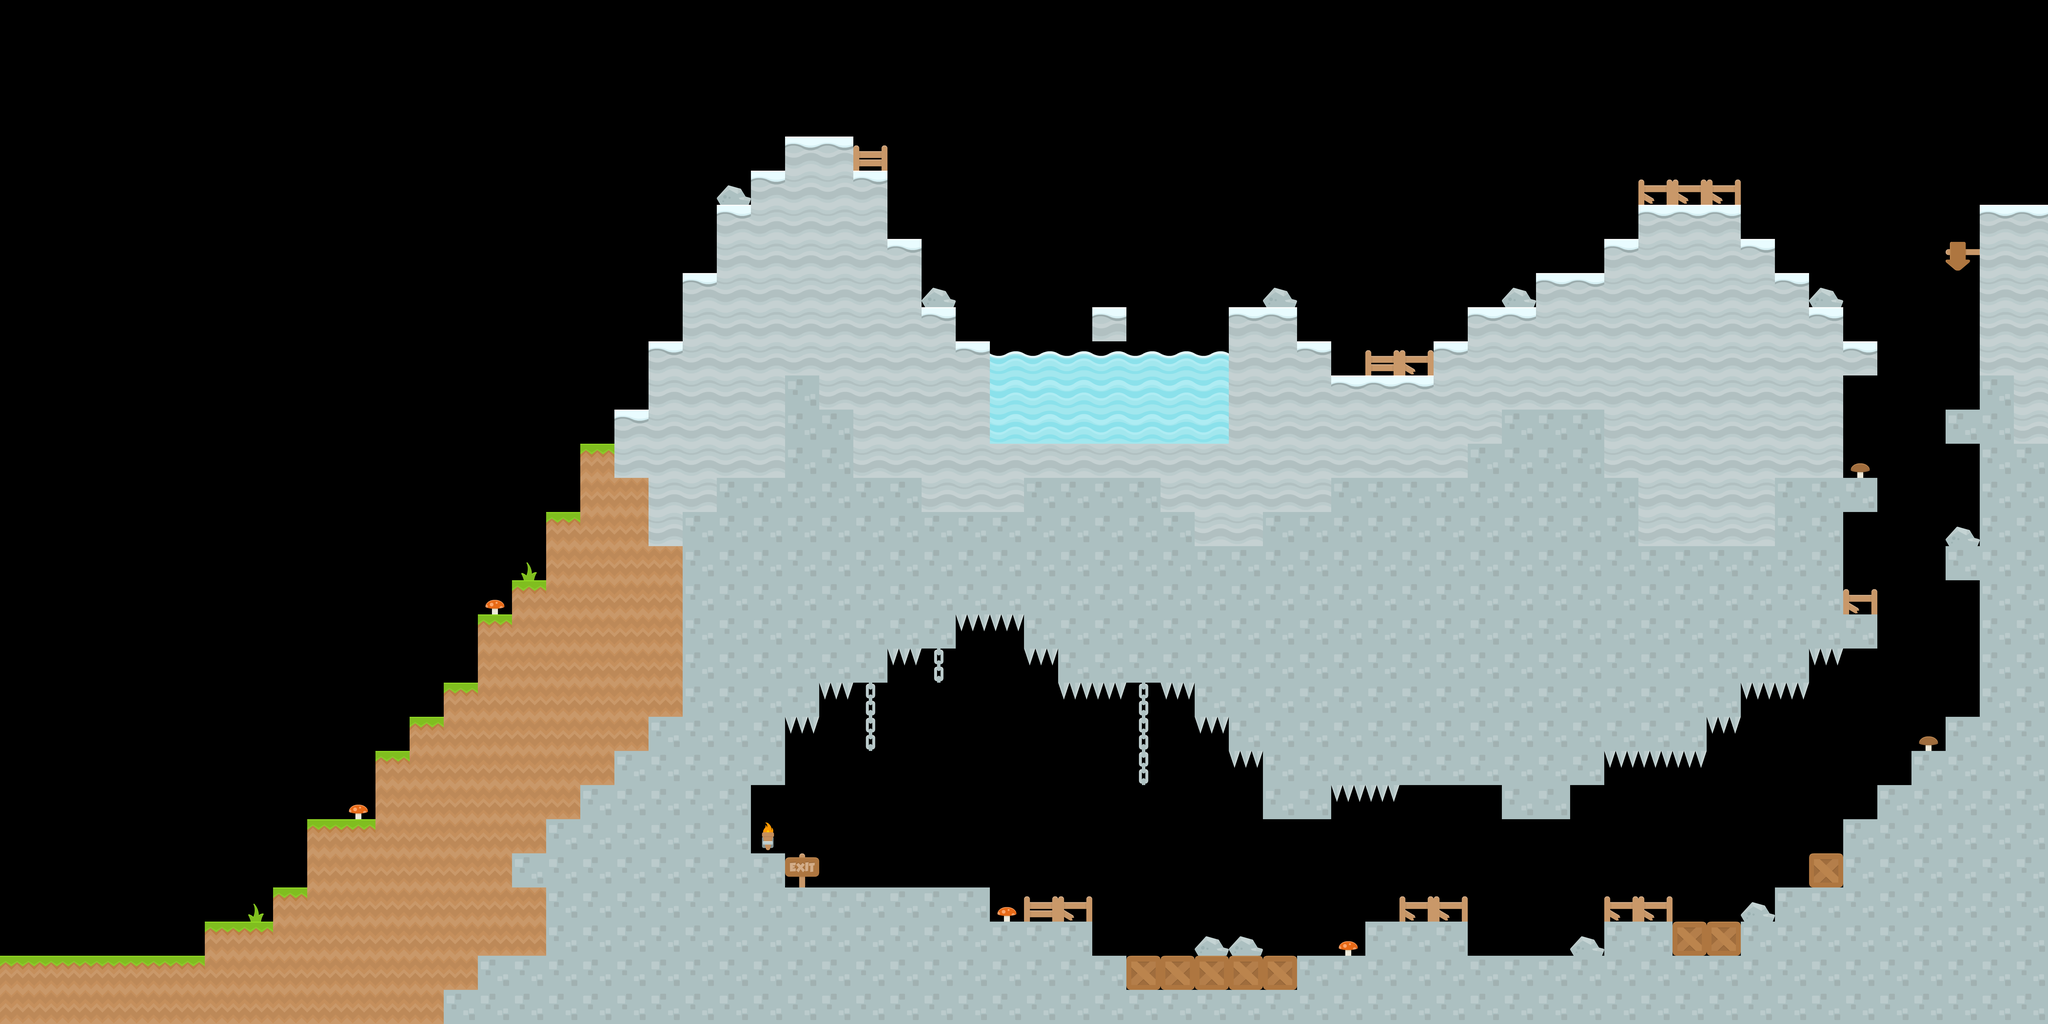

This is a level from a 2D game, rendered from its Tiled map with the project's own tilesets. A one-line summary and the map file follow, with tile-layer data summarised:
An orthogonal 60x30 tile map with 128x128 px tiles, 3 tile layers (enemies, ground, background), 4 tilesets and 10 objects.

<map version="1.9" tiledversion="1.9.0" orientation="orthogonal" renderorder="right-down" width="60" height="30" tilewidth="128" tileheight="128" infinite="0" nextlayerid="11" nextobjectid="28">
 <tileset firstgid="1" source="Tilesets/ground.tsx" />
 <tileset firstgid="129" source="Tilesets/interactives.tsx" />
 <tileset firstgid="257" source="Tilesets/alienBlue_front.tsx" />
 <tileset firstgid="258" source="Tilesets/MR-Logo.tsx" />
 <layer id="8" name="enemies" width="60" height="30">
  <data>[1800 cells, 41 non-empty, 3 distinct tile ids]</data>
 </layer>
 <layer id="1" name="ground" width="60" height="30">
  <data>[1800 cells, 772 non-empty, 6 distinct tile ids]</data>
 </layer>
 <layer id="2" name="background" width="60" height="30">
  <data>[1800 cells, 41 non-empty, 11 distinct tile ids]</data>
 </layer>
 <objectgroup id="4" name="coins">
  <object id="20" gid="264" x="896" y="3072" width="128" height="127" />
  <object id="21" gid="264" x="1664" y="2048" width="128" height="127" />
  <object id="22" gid="264" x="3005.7" y="324.606" width="128" height="127" />
  <object id="24" gid="264" x="4352" y="896" width="128" height="127" />
  <object id="25" gid="264" x="7168" y="896" width="128" height="127" />
  <object id="26" gid="264" x="6075.39" y="3121.58" width="128" height="127" />
 </objectgroup>
 <objectgroup id="9" name="portal_key">
  <object id="27" gid="36" x="2176" y="3840" width="128" height="128" />
 </objectgroup>
 <objectgroup id="10" name="exit" />
 <objectgroup id="5" name="wizzard">
  <object id="4" gid="257" x="3072" y="3328" width="131" height="188">
   <properties>
    <property name="ID" type="int" value="6" />
   </properties>
  </object>
 </objectgroup>
 <objectgroup id="6" name="info_boxes">
  <object id="3" gid="163" x="450.167" y="3584.42" width="290.667" height="188">
   <properties>
    <property name="ID" type="int" value="7" />
   </properties>
  </object>
 </objectgroup>
 <objectgroup id="7" name="level_portal">
  <object id="13" gid="36" x="7550.67" y="3838.67" width="128" height="128" />
 </objectgroup>
</map>
